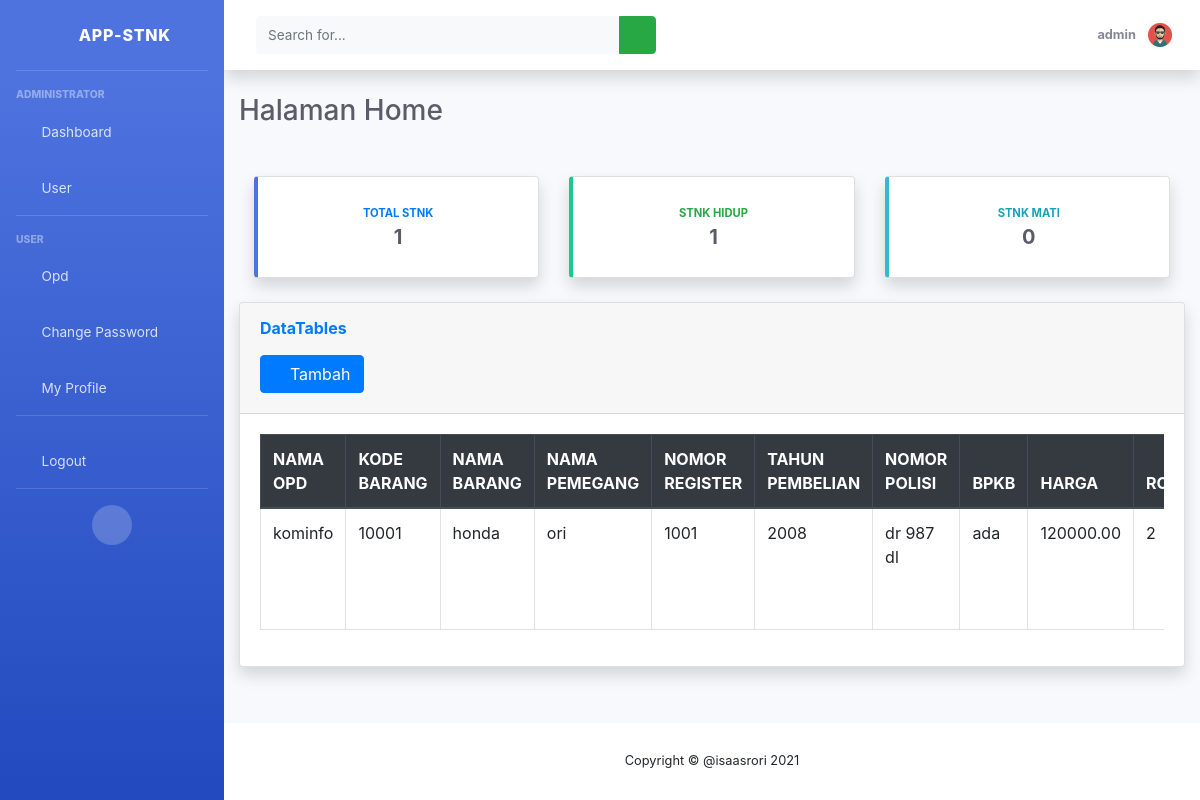
Screenshot of / (signed in) with the database file from the repository.
### stnk/models.py (models this page shows, shortened)
class Asset(models.Model):
    ket_bpkb = (
        ('BPKAD','BPKAD'),
        ('HILANG','HILANG',),
        ('OPD', 'OPD',),
    )
    kon = (
        ('B', 'B'),
        ('RR', 'RR'),
        ('RB', 'RB'),
    )
    status = (
        ('hidup','hidup'),
        ('mati','mati')
    )
    opd              = models.ForeignKey(Opd, on_delete=models.CASCADE)
    kode_barang      = models.CharField(max_length=15)
    nama_barang      = models.CharField(max_length=255)
    nama_pemegang    = models.CharField(max_length=100)
    nomor_register   = models.IntegerField()
    tahun_pembelian  = models.IntegerField()
    nomor_polisi     = models.CharField(max_length=100)
    bpkb             = models.CharField(max_length=100)
    harga            = models.DecimalField(max_digits=15, decimal_places=2)
    roda             = models.IntegerField()
    bpkb_disimpan    = models.CharField(choices=ket_bpkb, max_length=100)
    pajak            = models.DateField()
    pengesahan       = models.DecimalField(max_digits=15, decimal_places=2)
    penggantian_stnk = models.DecimalField(max_digits=15, decimal_places=2)
    kondisi          = models.CharField(choices=kon, max_length=100)
    status            = models.CharField(max_length=200, null=True, choices=status)
    masa_aktif       = models.DateTimeField()

class Opd(models.Model):
    nama_opd = models.CharField(max_length=255)
    def __str__(self):
        return self.nama_opd

### stnk/views.py (the view)
# urls.py: path('', views.home, name='home'),
@login_required(login_url=settings.LOGIN_URL)
def home(request):
    judul = "Halaman Home"
    assets = Asset.objects.all()
    total_assets = assets.count()
    assets_hidup = assets.filter(status='hidup').count()
    assets_mati = assets.filter(status='mati').count()
    konteks = {
        'judul':judul,
        'assets':assets,
        'total_assets':total_assets,
        'assets_hidup':assets_hidup,
        'assets_mati':assets_mati,
    }
    return render(request,'stnk/home.html', konteks)

### stnk/templates/stnk/home.html (shortened to what this page needs)
{% extends 'stnk/index.html' %} {% load static %}
 {% block content %}
<div class="container-fluid">
  <h1 class="h3 mb-4 text-gray-800">{{ judul }}</h1>
  {% include 'stnk/status.html' %}
  <div class="card shadow mb-4">
    <div class="card-header py-3">
      <h6 class="m-0 font-weight-bold text-primary">DataTables</h6>
      <a href="{% url 'tambah_asset' %}" class="btn btn-primary mb-1 mt-3"
        ><i class="fas fa-plus-circle"></i> Tambah</a
      >
    </div>
    <div class="card-body">
      <div class="table-responsive">
        <table
          class="table table-bordered"
          id="dataTable"
          width="100%"
          cellspacing="0"
        >
          <thead class="thead-dark">
            <tr>
              <th>NAMA OPD</th>
              <th>KODE BARANG</th>
              <th>NAMA BARANG</th>
              <th>NAMA PEMEGANG</th>
              <th>NOMOR REGISTER</th>
              <th>TAHUN PEMBELIAN</th>
              <th>NOMOR POLISI</th>
              <th>BPKB</th>
              <th>HARGA</th>
              <th>RODA</th>
            </tr>
          </thead>
          <tbody id="tbl-asset">
            {% for as in assets %}
            <tr>
              <td>{{as.opd}}</td>
              <td>{{as.kode_barang}}</td>
              <td>{{as.nama_barang}}</td>
              <td>{{as.nama_pemegang}}</td>
              <td>{{as.nomor_register}}</td>
              <td>{{as.tahun_pembelian}}</td>
              <td>{{as.nomor_polisi}}</td>
              <td>{{as.bpkb}}</td>
              <td>{{as.harga}}</td>
              <td>{{as.roda}}</td>
            </tr>
            {% endfor %}
          </tbody>
        </table>
      </div>
    </div>
  </div>
</div>
{% endblock %}

### templates/stnk/index.html (shortened to what this page needs)
<!DOCTYPE html>
<html lang="en">
  {% load static %}
  <head>
    <link
      href="{% static '/vendor/fontawesome-free/css/all.min.css' %}"
      rel="stylesheet"
      type="text/css"
    />
    <link
      href="{% static '/stnk/css/index.css' %}"
      rel="stylesheet"
      type="text/css"
    />
    <link
      href="{% static '/js/jquery-ui-1.12.1/jquery-ui.min.css' %}"
      rel="stylesheet"
      type="text/css"
    />
<link rel="stylesheet" href="https://cdnjs.cloudflare.com/ajax/libs/jquery-datetimepicker/2.5.20/jquery.datetimepicker.min.css" />
    <link href="{% static '/css/sb-admin-2.min.css'%}" rel="stylesheet" />
     <link rel="stylesheet" href="https://stackpath.bootstrapcdn.com/bootstrap/4.4.1/css/bootstrap.min.css">
     <link href="{% static '/vendor/datatables/dataTables.bootstrap4.min.css' %}" rel="stylesheet">
  </head>
  <body id="page-top">
    <div id="wrapper">
      <ul
        class="navbar-nav bg-gradient-primary sidebar sidebar-dark accordion"
        id="accordionSidebar"
      >
        <a
          class="sidebar-brand d-flex align-items-center justify-content-center"
          href="#"
        >
          <div class="sidebar-brand-icon rotate-n-15">
            <i class="fas fa-code"></i>
          </div>
          <div class="sidebar-brand-text mx-3">APP-STNK</div>
        </a>
        <hr class="sidebar-divider" />
        <div class="sidebar-heading">Administrator</div>
        <li class="nav-item">
          <a class="nav-link" {% if request.path == '/stnk/' %}class="selected" {% endif %} href="{% url 'home' %}">
            <i class="fas fa-fw fa-tachometer-alt"></i>
            <span>Dashboard</span></a
          >
        </li>
         <li class="nav-item">
          <a class="nav-link" href="#">
            <i class="fas fa-fw fa-user-tie"></i>
            <span>User</span></a
          >
        </li>
        <hr class="sidebar-divider" />
        <div class="sidebar-heading">User</div>
        <li class="nav-item">
          <a class="nav-link" href="{% url 'opd' %}">
            <i class="fas fa-fw fa-hotel"></i>
            <span>Opd</span></a
          >
        </li>
        <li class="nav-item">
          <a class="nav-link" href="#">
            <i class="fas fa-fw fa-key"></i>
            <span>Change Password</span></a
          >
        </li>
        <li class="nav-item">
          <a class="nav-link" href="#">
            <i class="fas fa-fw fa-user"></i>
            <span>My Profile</span></a
          >
        </li>
        <hr class="sidebar-divider" />
        <li class="nav-item">
          <a class="nav-link" href="#">
            <i class="fas fa-fw fa-sign-out-alt"></i>
            <span>Logout</span></a
          >
        </li>
        <hr class="sidebar-divider d-none d-md-block" />
        <div class="text-center d-none d-md-inline">
          <button class="rounded-circle border-0" id="sidebarToggle"></button>
        </div>
      </ul>
      <div id="content-wrapper" class="d-flex flex-column">
        <div id="content">
          <nav
            class="
              navbar navbar-expand navbar-light
              bg-white
              topbar
              mb-4
              static-top
              shadow
            "
          >
            <form
              class="
                d-none d-sm-inline-block
                form-inline
                mr-auto
                ml-md-3
                my-2 my-md-0
                mw-100
                navbar-search
              "
              method="post"
              action=""
            >
              <div class="input-group">
                <input
                  type="text"
                  name="keyword"
                  class="form-control bg-light border-0 small"
                  placeholder="Search for..."
                  autocomplete="off"
                />
                <div class="input-group-append">
                  <button class="btn btn-success" type="submit">
                    <i class="fas fa-search fa-sm"></i>
                  </button>
                </div>
              </div>
            </form>
            <ul class="navbar-nav ml-auto">
              <li class="nav-item dropdown no-arrow">
                <a
                  class="nav-link dropdown-toggle"
                  href="#"
                  id="userDropdown"
                  role="button"
                  data-toggle="dropdown"
                  aria-haspopup="true"
                  aria-expanded="false"
                >
                  <span class="mr-2 d-none d-lg-inline text-gray-600 small">
                   {% if user.is_authenticated %}
                        <strong>{{ user }}</strong>
                  {% endif %}
                  </span>
                  <img
                    class="img-profile rounded-circle"
                    src="{% static '/img/profile/ori.png' %}"
                  />
                </a>
              </li>
            </ul>
          </nav>
          {% block content %} {% endblock %}
        </div>
        <footer class="sticky-footer bg-white">
          <div class="container my-auto">
            <div class="copyright text-center my-auto">
              <span>Copyright &copy; @isaasrori 2021</span>
            </div>
          </div>
        </footer>
      </div>
    </div>
  </body>
</html>

### stnk/templates/stnk/status.html
<br />
<div class="container">
  <div class="row">
    <div class="col-xl-4 col-md-6 mb-4">
      <div class="card border-left-primary shadow h-100 py-2">
        <div class="card-body">
          <div class="row no-gutters align-items-center">
            <div class="col text-center">
              <div
                class="
                  text-xs
                  font-weight-bold
                  text-primary text-uppercase
                  mb-1
                "
              >
                TOTAL STNK
              </div>
              <div class="h5 mb-0 font-weight-bold text-gray-800">
                {{total_assets}}
              </div>
            </div>
          </div>
        </div>
      </div>
    </div>
    <div class="col-xl-4 col-md-6 mb-4">
      <div class="card border-left-success shadow h-100 py-2">
        <div class="card-body">
          <div class="row no-gutters align-items-center">
            <div class="col text-center">
              <div
                class="
                  text-xs
                  font-weight-bold
                  text-success text-uppercase
                  mb-1
                "
              >
                STNK HIDUP
              </div>
              <div class="h5 mb-0 font-weight-bold text-gray-800">
                {{assets_hidup}}
              </div>
            </div>
          </div>
        </div>
      </div>
    </div>
    <div class="col-xl-4 col-md-6 mb-4">
      <div class="card border-left-info shadow h-100 py-2">
        <div class="card-body">
          <div class="row no-gutters align-items-center">
            <div class="col text-center">
              <div
                class="text-xs font-weight-bold text-info text-uppercase mb-1"
              >
                STNK MATI
              </div>
              <div class="h5 mb-0 font-weight-bold text-gray-800">
                {{assets_mati}}
              </div>
            </div>
          </div>
        </div>
      </div>
    </div>
  </div>
</div>

### rows the page displays
Asset: opd "kominfo", kode_barang "10001", nama_barang "honda", nama_pemegang "ori", nomor_register "1001", tahun_pembelian "2008", nomor_polisi "dr 987 dl", bpkb "ada", harga "120000.00", roda "2"

### other values shown
{{ user }} "admin"
{{ judul }} "Halaman Home"
{{ total_assets }} "1"
{{ assets_hidup }} "1"
{{ assets_mati }} "0"
